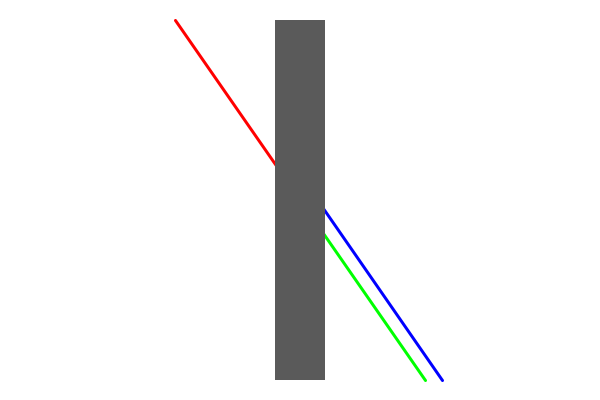
Frame 1 (no input)
Frame 60 (the mouse pressed at the canvas centre just before this capture): identical to frame 1, image omitted
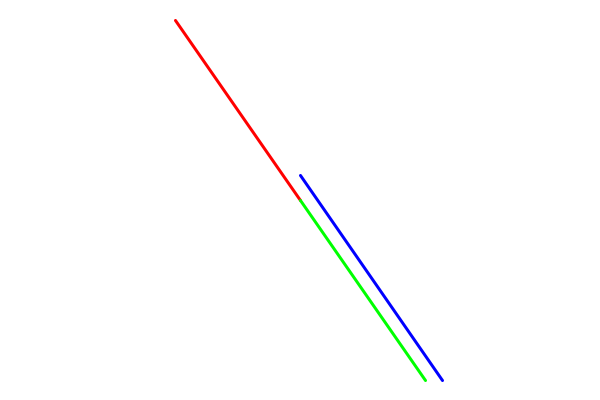
Frame 120 (the mouse held since frame 60 and released just before this capture)

The Processing sketch that drew these frames (run headless with seeded random() and noise(); from frame 60 on, the mouse is pressed at the canvas centre):

// Processing sketch: poggendorff
// ── poggendorff.pde
void setup(){
  size(600, 400);
}

void draw(){
  background(255);
  float LineWidth = 50.0;
  strokeWeight(3);
  float x1 =  (width - LineWidth) / 2.0;
  float x2 =  (width + LineWidth) / 2.0;
  float y1 =  20.0;
  float y2 =  height - y1;
  float d = 100.0;
  float z = 25.0;
  stroke(255,0,0);
  line( x1-d, y1, (x1+x2)/2.0, (y1+y2)/2.0 );
  stroke( 0, 255, 0 );
  line( x2+d, y2, (x1+x2)/2.0, (y1+y2)/2.0 );
  stroke( 0, 0, 255 );
  line( z*(x1 - 2*d - x2)/(y1-y2) + d + x2, y2, (x1+x2)/2.0, (y1+y2)/2.0-z );
  if( !mousePressed ){
            noStroke();
            fill(90);
            rect( x1, y1, x2-x1, y2-y1);
        }
  
}
